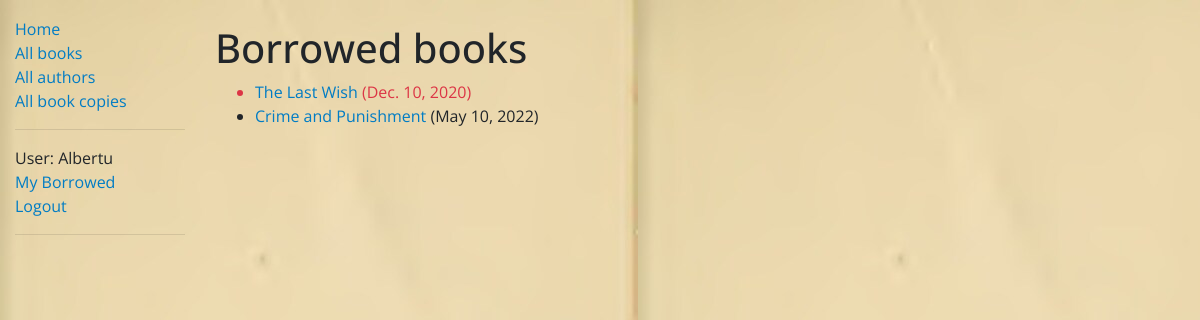
Page /catalog/mybooks/ (signed in) on the earlier database version.
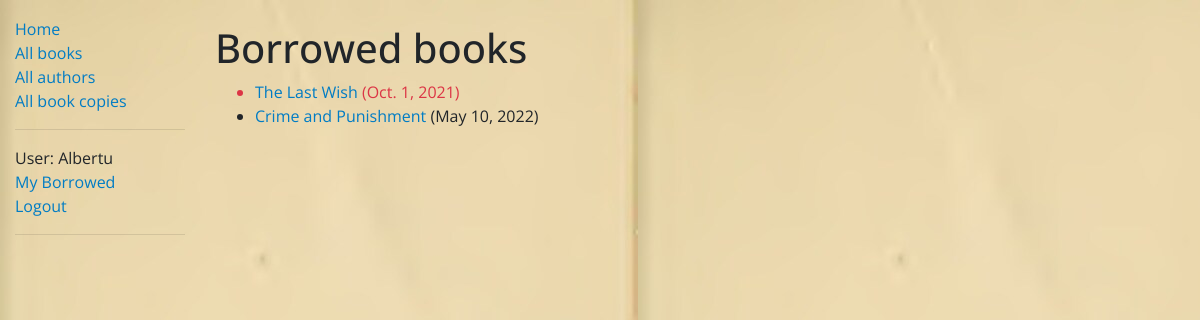
Same page on the later database version.
### catalog/models.py (models this page shows, shortened)
class BookInstance(models.Model):
    id = models.UUIDField(primary_key=True, default=uuid.uuid4,
                          help_text='Unique ID for this particular book across whole library')
    book = models.ForeignKey(Book, on_delete=models.RESTRICT, null=True)
    imprint = models.CharField(max_length=200)
    due_back = models.DateField(null=True, blank=True)
    language = models.ForeignKey('Language', on_delete=models.SET_NULL, null=True)
    borrower = models.ForeignKey(User, on_delete=models.SET_NULL, null=True, blank=True)
    LOAN_STATUS = (
        ('m', 'Maintenance'),
        ('o', 'On loan'),
        ('a', 'Available'),
        ('r', 'Reserved'),
    )
    status = models.CharField(
        max_length=1,
        choices=LOAN_STATUS,
        blank=True,
        default='m',
        help_text='Book availability',
    )
    class Meta:
        ordering = ['due_back']
        permissions = (("can_mark_returned", "Set book as returned"),)
    @property
    def is_overdue(self):
        return bool(self.due_back and self.due_back < date.today())

class Book(models.Model):
    title = models.CharField(max_length=200)
    author = models.ForeignKey('Author', on_delete=models.SET_NULL, null=True)
    summary = models.TextField(max_length=1000, help_text='Enter a brief description of the book')
    isbn = models.CharField('ISBN', max_length=13, unique=True,
                            help_text='13 Character <a href=\
                            "https://www.isbn-international.org/content/what-isbn">ISBN number</a>')
    genre = models.ManyToManyField(Genre, help_text='Select a genre for this book')
    language_of_origin = models.ForeignKey('Language', on_delete=models.SET_NULL, null=True)
    class Meta:
        ordering = ['title']
    def display_genre(self):
        """Create a string for the Genre. This is required to display genre in Admin."""
        return ', '.join(genre.name for genre in self.genre.all()[:3])
    display_genre.short_description = 'Genre'

### catalog/views.py (the view)
# urls.py: path('mybooks/', views.LoanedBooksByUserListView.as_view(), name='my-borrowed'),
class LoanedBooksByUserListView(LoginRequiredMixin, generic.ListView):
    model = BookInstance
    template_name = os.path.join('catalog', 'bookinstance_list_borrowed_user.html')
    paginate_by = 10
    def get_queryset(self):
        return BookInstance.objects\
            .filter(borrower=self.request.user)\
            .filter(status__exact='o')

### catalog/templates/catalog/bookinstance_list_borrowed_user.html
{% extends 'catalog/bookinstance_list_borrowed_all.html' %}
{% block bookinstance_view %}
    <a href="{% url 'book-detail' bookinstance.book.pk %}">
        {{ bookinstance.book.title }}</a> ({{ bookinstance.due_back }})
{% endblock %}

### catalog/templates/catalog/bookinstance_list_borrowed_all.html (shortened to what this page needs)
{% extends 'base_generic.html' %}
{% block content %}
    <h1>Borrowed books</h1>
    {% if bookinstance_list %}
        <ul>
            {% for bookinstance in bookinstance_list %}
                <li class="{% if bookinstance.is_overdue %}text-danger{% endif %} ">
                    {% block bookinstance_view %}{% endblock %}
                </li>
            {% endfor %}
        </ul>
    {% else %}
        <p>There are no books borrowed.</p>
    {% endif %}
{% endblock %}

Differences in the rows shown:
changed BookInstance "The Last Wish": due_back "Dec. 10, 2020" → "Oct. 1, 2021"
